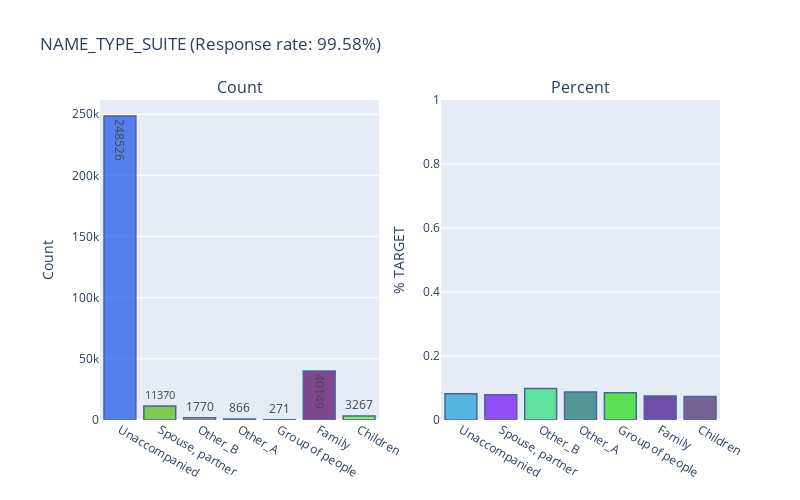
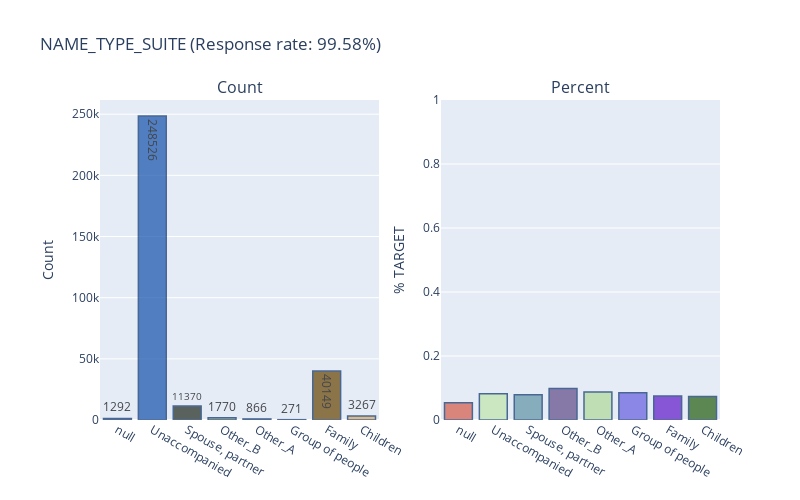

Notebook source saved alongside these figures, in order:
### Markdown cell above
### 2.1.5. Suite type

### Code cell
temp_col = features_dtype_object[4]
plot_count_percent_for_object(application_train, temp_col)
plot_count_percent_for_object(application_object_na_filled, temp_col)

### Figure 1 — Plotly figure (JSON) as saved in the notebook; plotly's stock layout.template omitted (floating-point values rounded to 4 significant figures)
{"data": [{"marker": {"color": ["#1752E9", "#5ABB0C", "#FF8188", "#964380", "#034A9E", "#540162", "#46F912", "#AC6FC3", "#9482E3", "#A2CBD9", "#DE7018", "#87DA5A", "#C9436C", "#C31088", "#0B7A1F", "#923AA2", "#EE0033", "#293D5E", "#0C3CA3", "#D24F58", "#85A0B2", "#A216BC", "#E4F01A", "#059B17", "#47427F", "#07827C", "#ED14F1", "#F9AC53", "#FA77E9", "#5C1201", "#E0D9A7", "#97BEBE", "#FFBCEF", "#134971", "#E8990B", "#8C4791", "#126181", "#D632FD", "#E81266", "#AA443A", "#362870", "#30441E", "#F30FC2", "#2063A0", "#0B801F", "#1BFB88", "#6FB32F", "#C68C75", "#4A01A8", "#5D8554", "#477D99", "#CAE8B4", "#454CD7", "#F1C15E", "#3D55EB", "#E7C406", "#390FB1", "#A3B76D", "#40668A", "#6DBC8F", "#820F08", "#A5C359", "#EF235B", "#A1FA5B", "#CC1358", "#7D2DAF", "#B813ED", "#8FE42C", "#34BEFC", "#C2FA37", "#D5F628", "#D9AE1A", "#7D5C35", "#3C9962", "#405566", "#B0D7D2", "#65F088", "#16EC4F", "#7626EB", "#41AEB7", "#F47A5D", "#1D1150", "#E48842", "#CEA6CD", "#75FA3B", "#BF2AB5", "#179013", "#803067", "#C35412", "#C6C3AF", "#658221", "#BD38C1", "#A1A902", "#0C019F", "#839426", "#74F3A4", "#7D56D2", "#F7F388", "#FFF871", "#E40BC2"], "line": {"color": "rgb(8,48,107)", "width": 1.5}}, "name": "Percent", "opacity": 0.7, "orientation": "v", "text": [248526, 11370, 1770, 866, 271, 40149, 3267], "textfont": {"color": "rgb(0, 0, 0)", "size": 12}, "textposition": "auto", "type": "bar", "x": ["Unaccompanied", "Spouse, partner", "Other_B", "Other_A", "Group of people", "Family", "Children"], "xaxis": "x", "y": [248526, 11370, 1770, 866, 271, 40149, 3267], "yaxis": "y"}, {"marker": {"color": ["#189EDB", "#7209F8", "#25DF76", "#157370", "#20DB0C", "#3C0B8C", "#4A2A6E", "#6E1FFA", "#C3091E", "#552375", "#FBC4D1", "#B8E7C2", "#4D509D", "#6D01A0", "#92C528", "#FCF6C0", "#EB0340", "#EF4A6A", "#515532", "#0A2091", "#023CDA", "#EF26ED", "#60CB2A", "#BEECD3", "#B564A6", "#0D25B7", "#64F900", "#40FB75", "#5C8AD3", "#9225E7", "#3A4431", "#BECD00", "#5153CB", "#964FD0", "#FB6B33", "#395F94", "#D17289", "#5BC6CA", "#6D6718", "#3366DF", "#C46539", "#06C7EF", "#ED6C70", "#B883C1", "#694F7D", "#994A2A", "#AB0B7D", "#BB2C1C", "#DB6F19", "#5B07F2", "#E79C0C", "#0272DB", "#1671CD", "#FE3D4C", "#70FDE0", "#BA8908", "#1078C9", "#6E59AF", "#771A5E", "#9C30CB", "#750519", "#67C851", "#5FE68E", "#D57022", "#1841CC", "#6EE10C", "#66DB20", "#B54F5F", "#4E4F2E", "#A33130", "#5D2C8A", "#AC6887", "#988062", "#D06931", "#6BD39A", "#8EF191", "#A01B70", "#058BA6", "#510B70", "#B2DED0", "#2F33E9", "#19638B", "#DB9825", "#45743F", "#4B7D89", "#B39F2A", "#E84662", "#99944E", "#A4B5D5", "#94BABD", "#291AEB", "#ABEF58", "#43863E", "#7FD9CC", "#A3DAD5", "#2F4754", "#7B0289", "#8AE149", "#13CAEF", "#339F7A"], "line": {"color": "rgb(8,48,107)", "width": 1.5}}, "opacity": 0.7, "orientation": "v", "text": [["Unaccompanied", 0.08183], ["Spouse, partner", 0.07872], ["Other_B", 0.09831], ["Other_A", 0.08776], ["Group of people", 0.08487], ["Family", 0.07495], ["Children", 0.07377]], "textfont": {"color": "rgb(0, 0, 0)", "size": 12}, "textposition": "auto", "type": "bar", "x": ["Unaccompanied", "Spouse, partner", "Other_B", "Other_A", "Group of people", "Family", "Children"], "xaxis": "x2", "y": [0.08183, 0.07872, 0.09831, 0.08776, 0.08487, 0.07495, 0.07377], "yaxis": "y2"}], "layout": {"annotations": [{"font": {"size": 16}, "showarrow": false, "text": "Count", "x": 0.225, "xanchor": "center", "xref": "paper", "y": 1, "yanchor": "bottom", "yref": "paper"}, {"font": {"size": 16}, "showarrow": false, "text": "Percent", "x": 0.775, "xanchor": "center", "xref": "paper", "y": 1, "yanchor": "bottom", "yref": "paper"}], "height": 500, "margin": {"l": 100}, "showlegend": false, "title": {"text": "NAME_TYPE_SUITE (Response rate: 99.58%)"}, "width": 800, "xaxis": {"anchor": "y", "domain": [0, 0.45]}, "xaxis2": {"anchor": "y2", "domain": [0.55, 1]}, "yaxis": {"anchor": "x", "domain": [0, 1], "title": {"text": "Count"}}, "yaxis2": {"anchor": "x2", "domain": [0, 1], "range": [0, 1], "title": {"text": "% TARGET"}}}}

### Figure 2 — Plotly figure (JSON) as saved in the notebook; plotly's stock layout.template omitted (floating-point values rounded to 4 significant figures)
{"data": [{"marker": {"color": ["#8A2374", "#1250AC", "#1F291C", "#88A36A", "#7D9CBF", "#463896", "#674200", "#DAA45A", "#89F86F", "#28F4E6", "#073144", "#E82FFA", "#B7FC31", "#B29397", "#46E58D", "#36DE93", "#3F39DE", "#084863", "#6D47B6", "#11613E", "#046DDA", "#57194C", "#34C132", "#FD52E3", "#645107", "#E2B3B7", "#3BE4CD", "#A581A4", "#D74C82", "#0AE269", "#0B2E3F", "#CDD556", "#91F309", "#2DA033", "#336ACF", "#24ECC6", "#2E651C", "#937498", "#2DE29D", "#47BE54", "#980F78", "#ABD351", "#C96112", "#6DB404", "#160938", "#2F92D0", "#63ED3C", "#C57E29", "#9E5C91", "#044CEC", "#B03065", "#6CF379", "#B0A67E", "#8B88B2", "#74426A", "#6FFE86", "#061A11", "#98D67C", "#6B47A8", "#36311E", "#3E71D1", "#3AB3AC", "#B8069A", "#726AE1", "#FCA4BC", "#9FC395", "#6F8C66", "#A07206", "#F47035", "#F7892A", "#F8B151", "#4C70BA", "#DBDEE0", "#55C575", "#AA817D", "#31840B", "#007257", "#B38AF0", "#B0CABB", "#3F01B6", "#C30349", "#AFFB1C", "#DC7C93", "#D92548", "#D2258E", "#82E25C", "#1D161C", "#35D93F", "#B4BCB1", "#66FAD9", "#8B3491", "#3533D5", "#FDD8DD", "#DA7AA9", "#F7677B", "#F45D44", "#A158EC", "#E92F89", "#9C8C69", "#E6EE74"], "line": {"color": "rgb(8,48,107)", "width": 1.5}}, "name": "Percent", "opacity": 0.7, "orientation": "v", "text": [1292, 248526, 11370, 1770, 866, 271, 40149, 3267], "textfont": {"color": "rgb(0, 0, 0)", "size": 12}, "textposition": "auto", "type": "bar", "x": ["null", "Unaccompanied", "Spouse, partner", "Other_B", "Other_A", "Group of people", "Family", "Children"], "xaxis": "x", "y": [1292, 248526, 11370, 1770, 866, 271, 40149, 3267], "yaxis": "y"}, {"marker": {"color": ["#D45A49", "#C0E6AC", "#5F93A4", "#5E4987", "#B0D998", "#665DE2", "#5F17CA", "#235D0F", "#20DDD8", "#1DF222", "#0EE5BA", "#7F03D3", "#3B3CC2", "#D6D093", "#24FEE2", "#A5A8D1", "#8C6661", "#CF71F9", "#3B770C", "#E4F63B", "#2C2780", "#B519B9", "#24AFF7", "#16FA5D", "#F6CB76", "#28B1B0", "#249881", "#17E34E", "#EBAC6F", "#30E0A0", "#8078FB", "#898F3E", "#B63C2D", "#E3E990", "#CD6BA9", "#03EE8F", "#3CE2EC", "#A01EC5", "#F0D07D", "#EFF11D", "#7D89FD", "#682EA1", "#AE6E75", "#CDCE3F", "#2410A9", "#1604F0", "#782E50", "#50A474", "#A846A0", "#360535", "#765726", "#1F90CA", "#D385FF", "#5A3B14", "#8B9958", "#B33CBD", "#031D09", "#2F1FCD", "#323088", "#1F0AB9", "#21D1BF", "#9E48F9", "#C98E42", "#B5BC86", "#AC55AF", "#A9A96F", "#4B7C71", "#2B0547", "#D792E0", "#9B3483", "#514A98", "#F14B72", "#3A387E", "#A2DFAA", "#C7C8F6", "#ECEFE9", "#6973A8", "#86A870", "#3926BF", "#EE3CA5", "#8BB8DB", "#8521CB", "#B7C3AA", "#584A8D", "#2717CC", "#8CB489", "#FE49C4", "#A5DE73", "#FD2D84", "#F63038", "#1BAA5C", "#6CD1B7", "#E757F3", "#C68222", "#175501", "#8DB740", "#24570D", "#7D319D", "#621C22", "#4779D5"], "line": {"color": "rgb(8,48,107)", "width": 1.5}}, "opacity": 0.7, "orientation": "v", "text": [["null", 0.05418], ["Unaccompanied", 0.08183], ["Spouse, partner", 0.07872], ["Other_B", 0.09831], ["Other_A", 0.08776], ["Group of people", 0.08487], ["Family", 0.07495], ["Children", 0.07377]], "textfont": {"color": "rgb(0, 0, 0)", "size": 12}, "textposition": "auto", "type": "bar", "x": ["null", "Unaccompanied", "Spouse, partner", "Other_B", "Other_A", "Group of people", "Family", "Children"], "xaxis": "x2", "y": [0.05418, 0.08183, 0.07872, 0.09831, 0.08776, 0.08487, 0.07495, 0.07377], "yaxis": "y2"}], "layout": {"annotations": [{"font": {"size": 16}, "showarrow": false, "text": "Count", "x": 0.225, "xanchor": "center", "xref": "paper", "y": 1, "yanchor": "bottom", "yref": "paper"}, {"font": {"size": 16}, "showarrow": false, "text": "Percent", "x": 0.775, "xanchor": "center", "xref": "paper", "y": 1, "yanchor": "bottom", "yref": "paper"}], "height": 500, "margin": {"l": 100}, "showlegend": false, "title": {"text": "NAME_TYPE_SUITE (Response rate: 99.58%)"}, "width": 800, "xaxis": {"anchor": "y", "domain": [0, 0.45]}, "xaxis2": {"anchor": "y2", "domain": [0.55, 1]}, "yaxis": {"anchor": "x", "domain": [0, 1], "title": {"text": "Count"}}, "yaxis2": {"anchor": "x2", "domain": [0, 1], "range": [0, 1], "title": {"text": "% TARGET"}}}}
